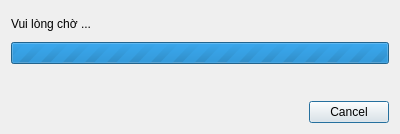
<?xml version="1.0" encoding="UTF-8"?>
<ui version="4.0">
 <class>DlgWait</class>
 <widget class="QDialog" name="DlgWait">
  <property name="windowModality">
   <enum>Qt::ApplicationModal</enum>
  </property>
  <property name="geometry">
   <rect>
    <x>0</x>
    <y>0</y>
    <width>400</width>
    <height>134</height>
   </rect>
  </property>
  <property name="windowTitle">
   <string>Đang xử lý</string>
  </property>
  <layout class="QVBoxLayout" name="verticalLayout">
   <item>
    <layout class="QHBoxLayout" name="horizontalLayout_2" stretch="4,1">
     <item>
      <widget class="QLabel" name="lblTitle">
       <property name="text">
        <string>Vui lòng chờ ...</string>
       </property>
      </widget>
     </item>
     <item>
      <widget class="QLabel" name="lblProgress">
       <property name="layoutDirection">
        <enum>Qt::LeftToRight</enum>
       </property>
       <property name="text">
        <string/>
       </property>
       <property name="alignment">
        <set>Qt::AlignLeading|Qt::AlignLeft|Qt::AlignVCenter</set>
       </property>
      </widget>
     </item>
    </layout>
   </item>
   <item>
    <widget class="QProgressBar" name="progressBar">
     <property name="maximum">
      <number>0</number>
     </property>
     <property name="value">
      <number>-1</number>
     </property>
     <property name="alignment">
      <set>Qt::AlignLeading|Qt::AlignLeft|Qt::AlignTop</set>
     </property>
    </widget>
   </item>
   <item>
    <widget class="QLabel" name="lblInfo">
     <property name="text">
      <string/>
     </property>
     <property name="alignment">
      <set>Qt::AlignLeading|Qt::AlignLeft|Qt::AlignTop</set>
     </property>
    </widget>
   </item>
   <item>
    <widget class="QDialogButtonBox" name="btnBox">
     <property name="orientation">
      <enum>Qt::Horizontal</enum>
     </property>
     <property name="standardButtons">
      <set>QDialogButtonBox::Cancel</set>
     </property>
    </widget>
   </item>
  </layout>
 </widget>
 <resources/>
 <connections>
  <connection>
   <sender>btnBox</sender>
   <signal>accepted()</signal>
   <receiver>DlgWait</receiver>
   <slot>accept()</slot>
   <hints>
    <hint type="sourcelabel">
     <x>248</x>
     <y>254</y>
    </hint>
    <hint type="destinationlabel">
     <x>157</x>
     <y>274</y>
    </hint>
   </hints>
  </connection>
  <connection>
   <sender>btnBox</sender>
   <signal>rejected()</signal>
   <receiver>DlgWait</receiver>
   <slot>reject()</slot>
   <hints>
    <hint type="sourcelabel">
     <x>316</x>
     <y>260</y>
    </hint>
    <hint type="destinationlabel">
     <x>286</x>
     <y>274</y>
    </hint>
   </hints>
  </connection>
 </connections>
</ui>
